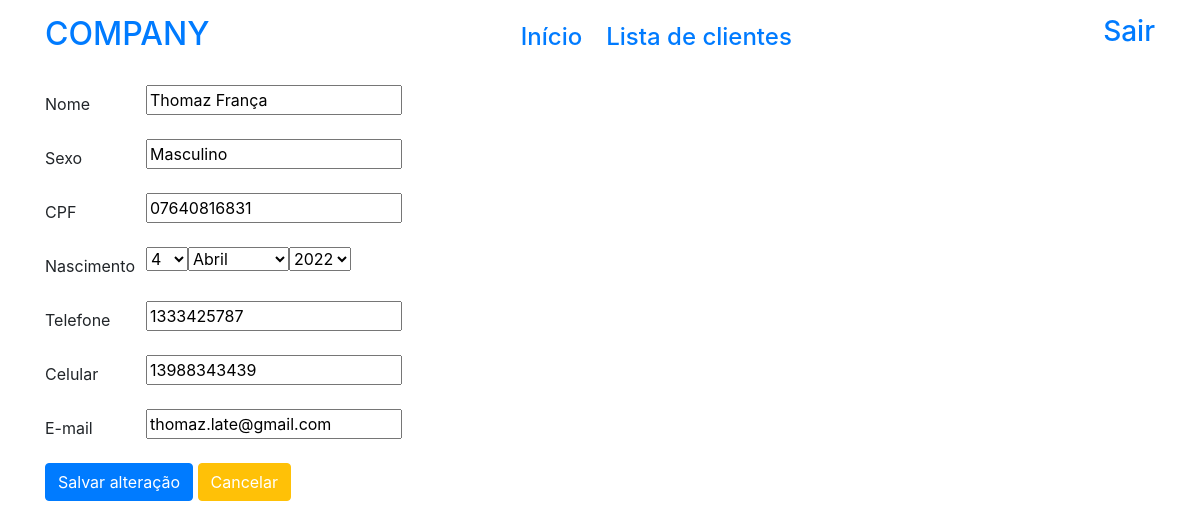
The app's page /cliente/4 (signed in) with its own data.
### core/models.py (models this page shows, shortened)
class Cliente(models.Model):
    nome = models.CharField('Nome', max_length=50)
    sexo = models.CharField('Sexo', max_length=15)
    cpf = models.CharField('CPF', max_length=11)
    nasc = models.DateField('Nascimento')
    telefone = models.CharField('Telefone', max_length=10)
    celular = models.CharField('Celular', max_length=11)
    email = models.EmailField('E-mail', default=None)
    class Meta:
        verbose_name = ('Cliente')
        verbose_name_plural = ('Clientes')

### core/views.py (the view)
# urls.py: path('cliente/<int:pk>', up_date, name='cliente'),
@login_required()
def up_date(request, pk):
    upd = get_object_or_404(Cliente, id=pk)
    forms = ClienteForm(request.POST or None, instance=upd)
    if forms.is_valid():
        forms.save()
        return redirect('lista')
    context = {
        'forms': forms
    }
    return render(request, 'cliente.html', context)

### core/forms.py
class ClienteForm(forms.ModelForm):
    nome = forms.CharField(max_length=50)
    sexo = forms.CharField(max_length=15)
    cpf = forms.CharField(max_length=11)
    nasc = forms.DateField(widget=forms.SelectDateWidget)
    telefone = forms.CharField(max_length=10)
    celular = forms.CharField(max_length=11)
    email = forms.EmailField()
    class Meta:
        model = Cliente
        fields = ['nome', 'sexo', 'cpf', 'nasc', 'telefone', 'celular', 'email']

### core/templates/cliente.html (shortened to what this page needs)
{% load static %}
{% load bootstrap4 %}
<!DOCTYPE html>
<html lang="pt-br" xmlns="http://www.w3.org/1999/html">
<head>
	<link rel="stylesheet" href="{% static 'css/estilo_cadastro.css' %}">
	{% bootstrap_css %}
</head>
<body>
	<div class="container">
		<header>
			<div class="topo">
				<div>
					<h2 class="logo"><a href="{% url 'home' %}"">COMPANY</a></h2>
				</div>
				<div class="d-flex mt-2">
					<a href="{% url 'home' %}" class="mr-4"><h4>Início</h4></a>
					<a href="{% url 'lista' %}"><h4>Lista de clientes</h4></a>
				</div>
				<div>
					<h3><a href="/accounts/logout">Sair</a></h3>
				</div>
			</div>
		</header>
            <div class="mt-4">
                <form method="post" action="" class="form">
                    <div class="form-group row">
                        <label for="id_nome"class="col-sm-2 col-form-label">Nome</label>
                        <div>
                            {{ forms.nome }}
                        </div>
                    </div>
                    <div class="form-group row">
                        <label for="id_sexo" class="col-sm-2 col-form-label">Sexo</label>
                        <div>
                            {{ forms.sexo }}
                        </div>
                    </div>
                    <div class="form-group row">
                        <label for="id_cpf" class="col-sm-2 col-form-label">CPF</label>
                        <div>
                            {{forms.cpf}}
                        </div>
                    </div>
                    <div class="form-group row">
                        <label for="id_nasc" class="col-sm-2 col-form-label">Nascimento</label>
                        <div>
                            {{ forms.nasc }}
                        </div>
                    </div>
                    <div class="form-group row">
                        <label for="id_telefone" class="col-sm-2 col-form-label">Telefone</label>
                        <div>
                            {{forms.telefone}}
                        </div>
                    </div>
                    <div class="form-group row">
                        <label for="id_celular" class="col-sm-2 col-form-label">Celular</label>
                        <div>
                            {{forms.celular}}
                        </div>
                    </div>
                    <div class="form-group row">
                        <label for="id_email" class="col-sm-2 col-form-label">E-mail</label>
                        <div>
                            {{forms.email}}
                        </div>
                    </div>
                        <button type="submit" class="btn btn-primary mb-4">Salvar alteração</button>
                        <button type="button" class="btn btn-warning mb-4"><a class="text-white" href="{% url 'lista' %}">Cancelar</a></button>
                    </form>
            </div>
    </div>
</body>
</html>

### core/static/css/estilo_cadastro.css (style rules this page uses)
body { font-family: 'Times New Roman' }
.container { height: 100vh; }
.topo { margin-top: 15px; display: flex; justify-content: space-between; }
.topo a { text-decoration: none; }
.form { width: 60%; }

### records on screen
Cliente: nome "Thomaz França", sexo "Masculino", cpf "07640816831", telefone "1333425787", celular "13988343439", email "thomaz.late@gmail.com"
